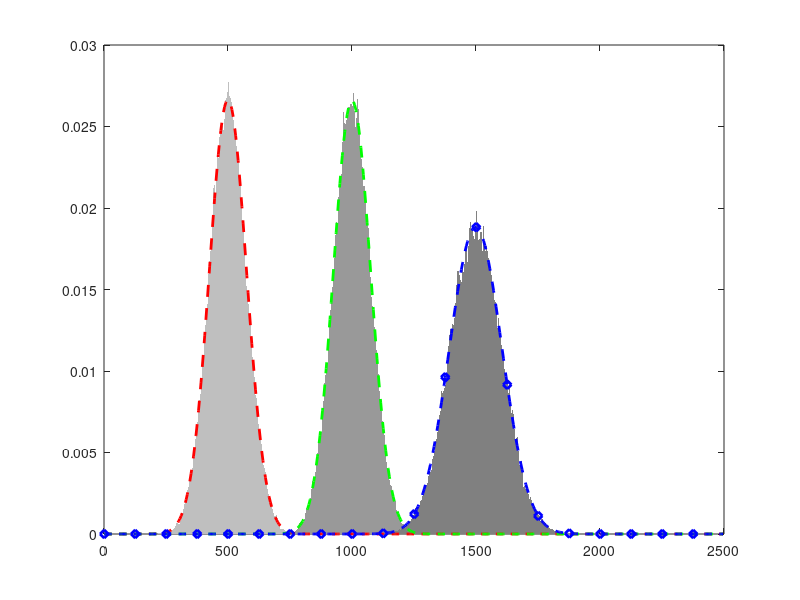

Here is the MATLAB script that generated this plot: (Note: this script raises an error after producing the figure.)
clear all;close all;clc
NumSample=50000;
x=500+75*randn(1,NumSample);
y=1000+75*randn(1,NumSample);
z=x+y;
QL=1:5:2500;NQ=length(QL);
hx=hist(x,QL)/NumSample;
hy=hist(y,QL)/NumSample;
hz=hist(z,QL)/NumSample;

figure(1);set(gcf,'position',[100 200 800 600])
fill([QL,fliplr(QL)],[hx,zeros(1,NQ)],[0.75 0.75 0.75],'LineStyle','none')
hold on;fill([QL,fliplr(QL)],[hy,zeros(1,NQ)],[0.6 0.6 0.6],'LineStyle','none')
hold on;fill([QL,fliplr(QL)],[hz,zeros(1,NQ)],[0.5 0.5 0.5],'LineStyle','none')

mu_x=mean(x);sigma_x=std(x);
px=(QL(2)-QL(1))*exp(-(QL-mu_x).^2/2/sigma_x/sigma_x)/sqrt(2*pi)/sigma_x;
mu_y=mean(y);sigma_y=std(y);
py=(QL(2)-QL(1))*exp(-(QL-mu_y).^2/2/sigma_y/sigma_y)/sqrt(2*pi)/sigma_y;

pzc=conv(px,py);
pz=pzc(1:length(QL));

figure(1);
hold on;plot(QL,px,'r--','LineWidth',2)
hold on;plot(QL,py,'g--','LineWidth',2)
hold on;plot(QL,pz,'b--','LineWidth',2)


%%
MY=zeros(NQ,NQ);
py_r=fliplr(py);
for kk=1:NQ
    MY(kk,1:kk)=py_r(NQ-kk+1:NQ);
end
pxt=px';
pzt=MY*pxt;
figure(1);hold on;plot(QL(1:25:end),pzt(1:25:end)','bd','LineWidth',2)
%%
pxt0=zeros(NQ,1);
beta=0.8;betaIR=0.85;
NumIter=3000;ThObj=1e-5;

pxt1=pdf_deconv(pzt,pxt0,MY,NumIter,beta,betaIR,ThObj);

figure(2);set(gcf,'position',[100 200 800 600])
fill([QL,fliplr(QL)],[px,zeros(1,NQ)],[0.6 0.6 0.6],'LineStyle','none')
% hold on;plot(QL(1:10:end),px(1:10:end),'rd','LineWidth',2)
hold on;plot(QL,pxt1','k-','LineWidth',2)
title(['End with IterNum=',num2str(kk)])

%%
sigma_x_g=NQ/12;
pxt0=exp(-(QL-NQ/2).^2/2/sigma_x_g/sigma_x_g)/sqrt(2*pi)/sigma_x_g;
pxt0=pxt0'/sum(pxt0);
% pxt0=pzt;
beta=0.2;betaIR=1.02;
NumIter=150;

for kk=1:NumIter
    beta=beta*betaIR;
    stepflag=0;endflag=0;
    while stepflag==0
        grad_now=2*MY'*MY*pxt0-2*MY'*pzt;
        pxt1=pxt0-beta*grad_now;
        pxt1(pxt1<0)=0;
        if sum(pxt1)>1
            pxt1=pxt1/sum(pxt1);
        end
        OBJ0=(pzt-MY*pxt0)'*(pzt-MY*pxt0);
        OBJ1=(pzt-MY*pxt1)'*(pzt-MY*pxt1);
        D_OBJ=OBJ0-OBJ1;
        if D_OBJ<0
            beta=beta/(betaIR+betaIR/100);
            if beta<1e-5
                stepflag=1;
                endflag=1;
            end
        else
            stepflag=1;
        end
    end
    if endflag==1
        break;
    end
    
    figure(2);set(gcf,'position',[100 200 800 600])
    fill([QL,fliplr(QL)],[hx,zeros(1,NQ)],[0.6 0.6 0.6],'LineStyle','none')
    hold on;plot(QL(1:10:end),px(1:10:end),'rd','LineWidth',2)
    hold on;plot(QL,pxt1','k-','LineWidth',2)
    title(['IterNum=',num2str(kk)])
    hold off;
    pause(0.05)
    if max(abs(pxt1-pxt0))<1/NQ*0.001
        break;
    end
    pxt0=pxt1;
end
pxt1=pxt1/sum(pxt1);
figure(2);set(gcf,'position',[100 200 800 600])
fill([QL,fliplr(QL)],[hx,zeros(1,NQ)],[0.6 0.6 0.6],'LineStyle','none')
hold on;plot(QL(1:10:end),px(1:10:end),'rd','LineWidth',2)
hold on;plot(QL,pxt1','k-','LineWidth',2)
title(['End with IterNum=',num2str(kk)])

